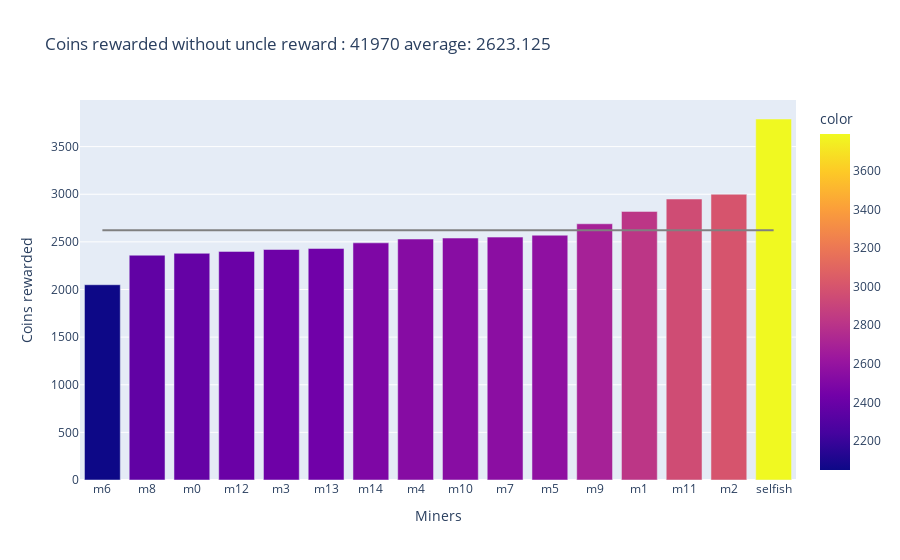
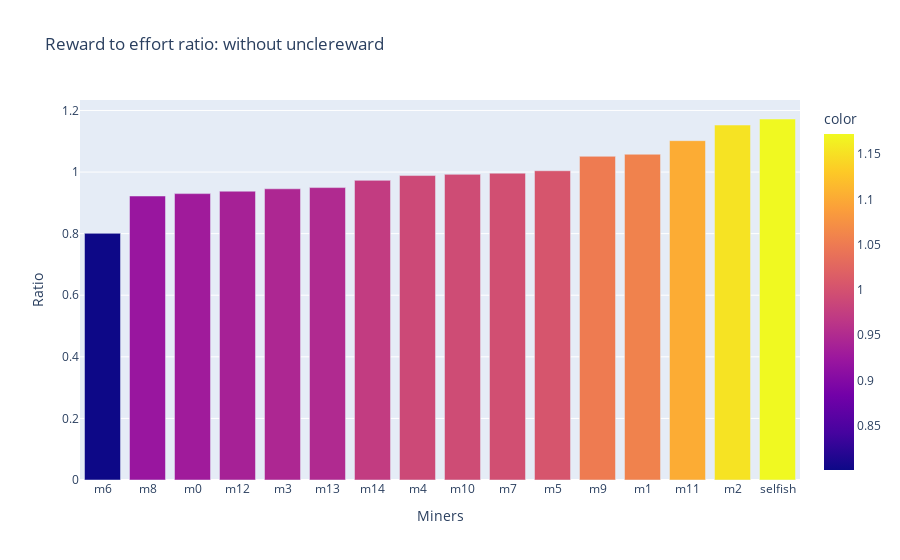
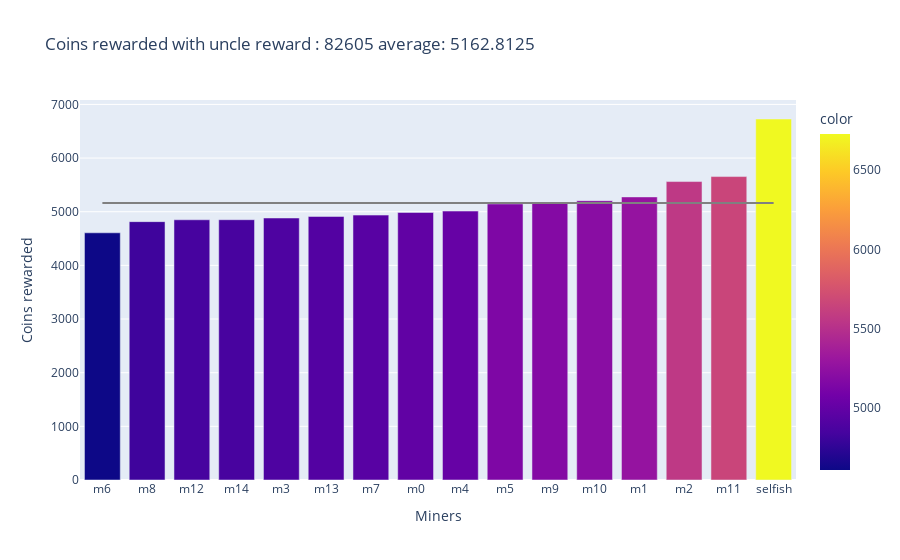
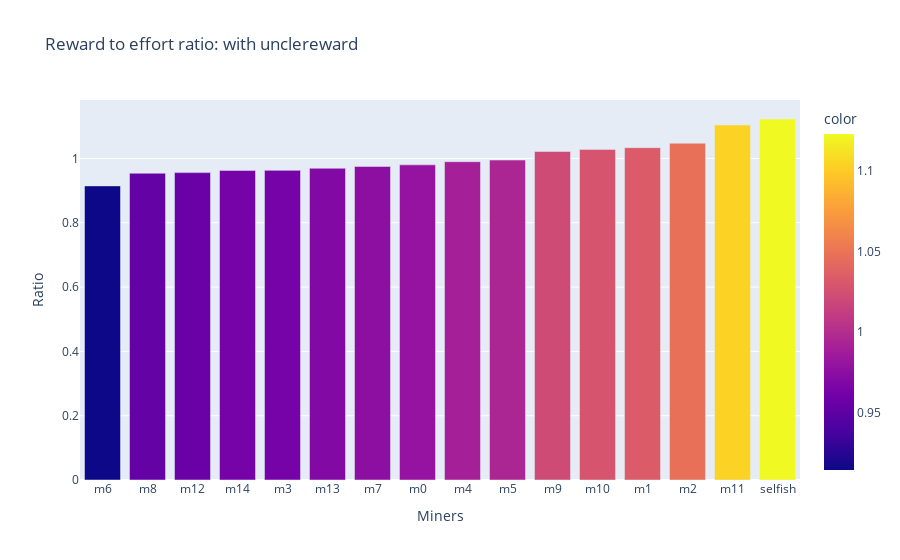

Here is the notebook cell these charts were saved with, in order:
### Markdown cell above
## Modelling blockchain with selfish miner and uncle rewards

### Code cell
bc = Blockchain("0", BASEDIFFICULTY)
miners = []
for i in range(15):
    m = Miner(5, "m"+str(i), bc)
    miners.append(m)

selfish = SelfishMiner(7,"selfish", bc)
while bc.size < BLOCKCHAINSIZE:
    selfish.PoWSolver()

    for m in miners: 
        m.PoWSolver()
    
    selfish.UpdateLast()
     
    for m in miners: 
        m.UpdateLast()


miners.append(selfish)
total = selfish.miningPower
for m in miners: 
    total += m.miningPower
print("alpha {}".format(selfish.miningPower/total))

analyzeBlockchain(miners,bc)

### Figure 1 — Plotly figure (JSON) as saved in the notebook; plotly's stock layout.template omitted (floating-point values rounded to 4 significant figures)
{"data": [{"alignmentgroup": "True", "hovertemplate": "Miners=%{x}<br>Coins rewarded=%{y}<br>color=%{marker.color}<extra></extra>", "legendgroup": "", "marker": {"color": [2050, 2360, 2380, 2400, 2420, 2430, 2490, 2530, 2540, 2550, 2570, 2690, 2820, 2950, 3000, 3790], "coloraxis": "coloraxis", "pattern": {"shape": ""}}, "name": "", "offsetgroup": "", "orientation": "v", "showlegend": false, "textposition": "auto", "type": "bar", "x": ["m6", "m8", "m0", "m12", "m3", "m13", "m14", "m4", "m10", "m7", "m5", "m9", "m1", "m11", "m2", "selfish"], "xaxis": "x", "y": [2050, 2360, 2380, 2400, 2420, 2430, 2490, 2530, 2540, 2550, 2570, 2690, 2820, 2950, 3000, 3790], "yaxis": "y"}, {"line": {"color": "gray"}, "mode": "lines", "showlegend": false, "type": "scatter", "x": ["m6", "m8", "m0", "m12", "m3", "m13", "m14", "m4", "m10", "m7", "m5", "m9", "m1", "m11", "m2", "selfish"], "y": [2623.0, 2623.0, 2623.0, 2623.0, 2623.0, 2623.0, 2623.0, 2623.0, 2623.0, 2623.0, 2623.0, 2623.0, 2623.0, 2623.0, 2623.0, 2623.0]}], "layout": {"barmode": "relative", "coloraxis": {"colorbar": {"title": {"text": "color"}}, "colorscale": [[0, "#0d0887"], [0.1111, "#46039f"], [0.2222, "#7201a8"], [0.3333, "#9c179e"], [0.4444, "#bd3786"], [0.5556, "#d8576b"], [0.6667, "#ed7953"], [0.7778, "#fb9f3a"], [0.8889, "#fdca26"], [1, "#f0f921"]]}, "legend": {"tracegroupgap": 0}, "title": {"text": "Coins rewarded without uncle reward : 41970 average: 2623.125"}, "xaxis": {"anchor": "y", "domain": [0, 1], "title": {"text": "Miners"}}, "yaxis": {"anchor": "x", "domain": [0, 1], "title": {"text": "Coins rewarded"}}}}

### Figure 2 — Plotly figure (JSON) as saved in the notebook; plotly's stock layout.template omitted (floating-point values rounded to 4 significant figures)
{"data": [{"alignmentgroup": "True", "hovertemplate": "Miners=%{x}<br>Ratio=%{y}<br>color=%{marker.color}<extra></extra>", "legendgroup": "", "marker": {"color": [0.801, 0.9222, 0.93, 0.9378, 0.9456, 0.9495, 0.973, 0.9886, 0.9925, 0.9964, 1.004, 1.051, 1.058, 1.102, 1.153, 1.172], "coloraxis": "coloraxis", "pattern": {"shape": ""}}, "name": "", "offsetgroup": "", "orientation": "v", "showlegend": false, "textposition": "auto", "type": "bar", "x": ["m6", "m8", "m0", "m12", "m3", "m13", "m14", "m4", "m10", "m7", "m5", "m9", "m1", "m11", "m2", "selfish"], "xaxis": "x", "y": [0.801, 0.9222, 0.93, 0.9378, 0.9456, 0.9495, 0.973, 0.9886, 0.9925, 0.9964, 1.004, 1.051, 1.058, 1.102, 1.153, 1.172], "yaxis": "y"}], "layout": {"barmode": "relative", "coloraxis": {"colorbar": {"title": {"text": "color"}}, "colorscale": [[0, "#0d0887"], [0.1111, "#46039f"], [0.2222, "#7201a8"], [0.3333, "#9c179e"], [0.4444, "#bd3786"], [0.5556, "#d8576b"], [0.6667, "#ed7953"], [0.7778, "#fb9f3a"], [0.8889, "#fdca26"], [1, "#f0f921"]]}, "legend": {"tracegroupgap": 0}, "title": {"text": "Reward to effort ratio: without unclereward"}, "xaxis": {"anchor": "y", "domain": [0, 1], "title": {"text": "Miners"}}, "yaxis": {"anchor": "x", "domain": [0, 1], "title": {"text": "Ratio"}}}}

### Figure 3 — Plotly figure (JSON) as saved in the notebook; plotly's stock layout.template omitted (floating-point values rounded to 4 significant figures)
{"data": [{"alignmentgroup": "True", "hovertemplate": "Miners=%{x}<br>Coins rewarded=%{y}<br>color=%{marker.color}<extra></extra>", "legendgroup": "", "marker": {"color": [4607, 4815, 4850, 4851, 4883, 4912, 4937, 4986, 5012, 5146, 5179, 5206, 5276, 5562, 5655, 6728], "coloraxis": "coloraxis", "pattern": {"shape": ""}}, "name": "", "offsetgroup": "", "orientation": "v", "showlegend": false, "textposition": "auto", "type": "bar", "x": ["m6", "m8", "m12", "m14", "m3", "m13", "m7", "m0", "m4", "m5", "m9", "m10", "m1", "m2", "m11", "selfish"], "xaxis": "x", "y": [4607, 4815, 4850, 4851, 4883, 4912, 4937, 4986, 5012, 5146, 5179, 5206, 5276, 5562, 5655, 6728], "yaxis": "y"}, {"line": {"color": "gray"}, "mode": "lines", "showlegend": false, "type": "scatter", "x": ["m6", "m8", "m12", "m14", "m3", "m13", "m7", "m0", "m4", "m5", "m9", "m10", "m1", "m2", "m11", "selfish"], "y": [5163.0, 5163.0, 5163.0, 5163.0, 5163.0, 5163.0, 5163.0, 5163.0, 5163.0, 5163.0, 5163.0, 5163.0, 5163.0, 5163.0, 5163.0, 5163.0]}], "layout": {"barmode": "relative", "coloraxis": {"colorbar": {"title": {"text": "color"}}, "colorscale": [[0, "#0d0887"], [0.1111, "#46039f"], [0.2222, "#7201a8"], [0.3333, "#9c179e"], [0.4444, "#bd3786"], [0.5556, "#d8576b"], [0.6667, "#ed7953"], [0.7778, "#fb9f3a"], [0.8889, "#fdca26"], [1, "#f0f921"]]}, "legend": {"tracegroupgap": 0}, "title": {"text": "Coins rewarded with uncle reward : 82605 average: 5162.8125"}, "xaxis": {"anchor": "y", "domain": [0, 1], "title": {"text": "Miners"}}, "yaxis": {"anchor": "x", "domain": [0, 1], "title": {"text": "Coins rewarded"}}}}

### Figure 4 — Plotly figure (JSON) as saved in the notebook; plotly's stock layout.template omitted (floating-point values rounded to 4 significant figures)
{"data": [{"alignmentgroup": "True", "hovertemplate": "Miners=%{x}<br>Ratio=%{y}<br>color=%{marker.color}<extra></extra>", "legendgroup": "", "marker": {"color": [0.9147, 0.9541, 0.9559, 0.9629, 0.9631, 0.9694, 0.9752, 0.9802, 0.9899, 0.9951, 1.022, 1.028, 1.034, 1.047, 1.104, 1.123], "coloraxis": "coloraxis", "pattern": {"shape": ""}}, "name": "", "offsetgroup": "", "orientation": "v", "showlegend": false, "textposition": "auto", "type": "bar", "x": ["m6", "m8", "m12", "m14", "m3", "m13", "m7", "m0", "m4", "m5", "m9", "m10", "m1", "m2", "m11", "selfish"], "xaxis": "x", "y": [0.9147, 0.9541, 0.9559, 0.9629, 0.9631, 0.9694, 0.9752, 0.9802, 0.9899, 0.9951, 1.022, 1.028, 1.034, 1.047, 1.104, 1.123], "yaxis": "y"}], "layout": {"barmode": "relative", "coloraxis": {"colorbar": {"title": {"text": "color"}}, "colorscale": [[0, "#0d0887"], [0.1111, "#46039f"], [0.2222, "#7201a8"], [0.3333, "#9c179e"], [0.4444, "#bd3786"], [0.5556, "#d8576b"], [0.6667, "#ed7953"], [0.7778, "#fb9f3a"], [0.8889, "#fdca26"], [1, "#f0f921"]]}, "legend": {"tracegroupgap": 0}, "title": {"text": "Reward to effort ratio: with unclereward"}, "xaxis": {"anchor": "y", "domain": [0, 1], "title": {"text": "Miners"}}, "yaxis": {"anchor": "x", "domain": [0, 1], "title": {"text": "Ratio"}}}}
